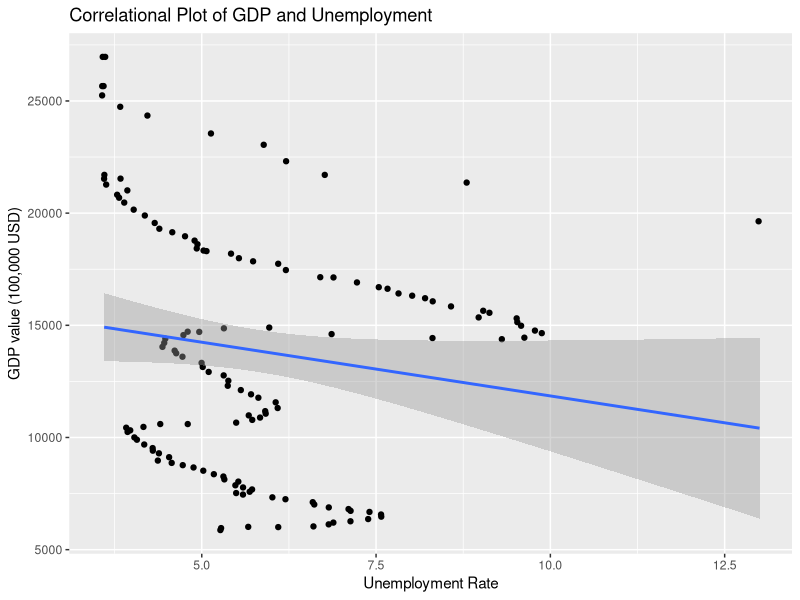
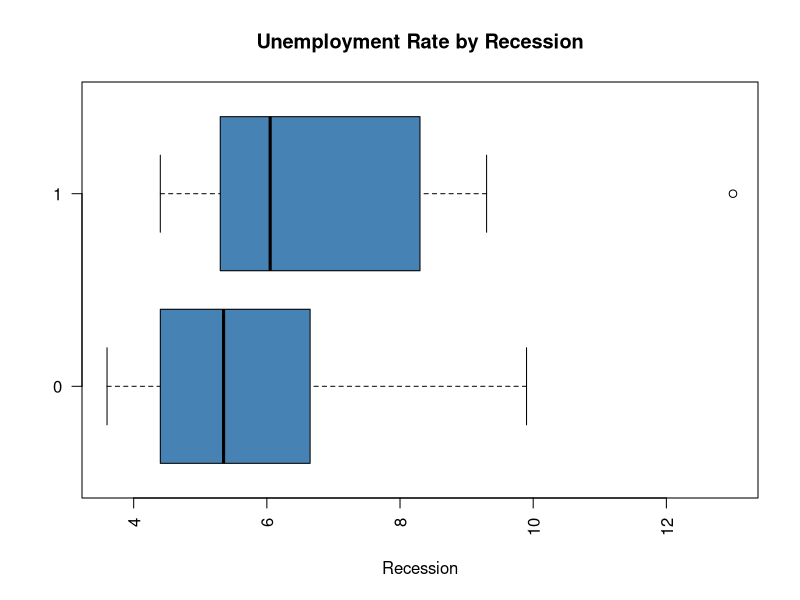
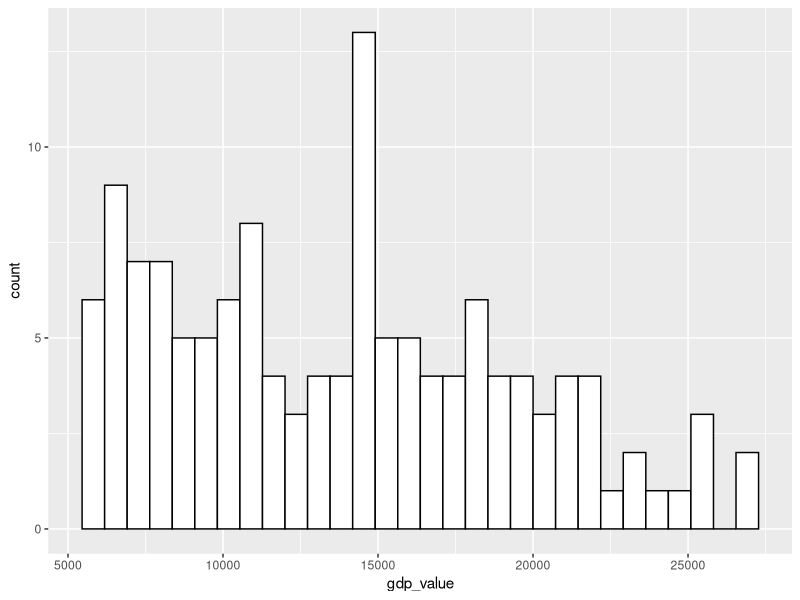
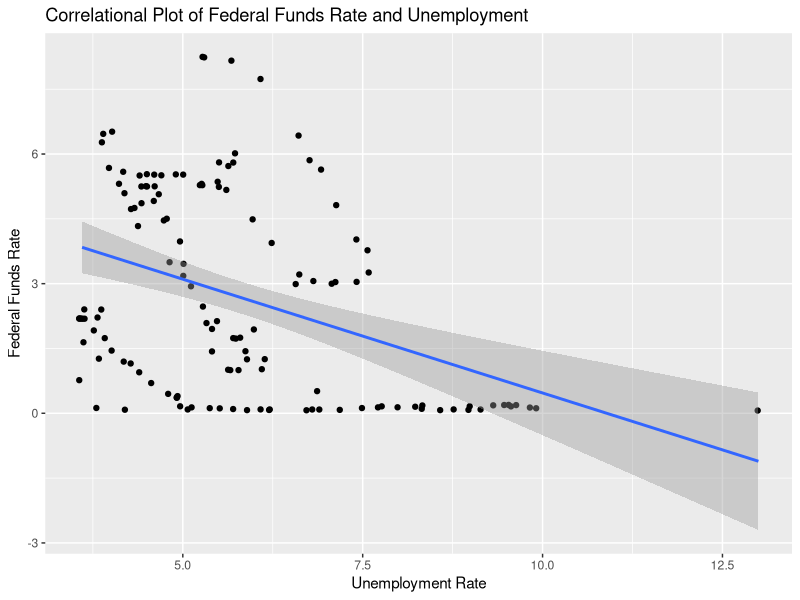

Source code (R) for these figures, in order:
## ---- chunk 1
library("dplyr")
library(tidyverse) # import necessary packages
library(readr)

## ---- chunk 2
getwd()
## ---- chunk 3
df <- read.csv("../../data/clean-data/Fredapi_clean.csv")
## ---- chunk 4
head(df) # visualize the first few rows of our record dataframe
## ---- chunk 5
q <- ggplot(df, aes(x=unemployment_value, y=gdp_value)) + 
  labs(title = "Correlational Plot of GDP and Unemployment")
q + geom_jitter() + geom_smooth(method="lm", span = 0.2) + xlab("Unemployment Rate") + ylab("GDP value (100,000 USD)") 
## ---- chunk 6
q <- boxplot(df$unemployment_value ~ df$recession, las = 2, horizontal = TRUE,
        col = 'steelblue',
        main = 'Unemployment Rate by Recession',
        xlab = "Recession",
        ylab = NULL)
## ---- chunk 7
#gdp_int <- as.integer(df['gdp_value'])
p<-ggplot(df, aes(x=gdp_value)) + 
  geom_histogram(color="black", fill="white")
p
## ---- chunk 8
q <- ggplot(df, aes(x=unemployment_value, y=fed_funds_value)) + 
  labs(title = "Correlational Plot of Federal Funds Rate and Unemployment")
q + geom_jitter() + geom_smooth(method="lm", span = 0.2) + xlab("Unemployment Rate") + ylab("Federal Funds Rate") 
